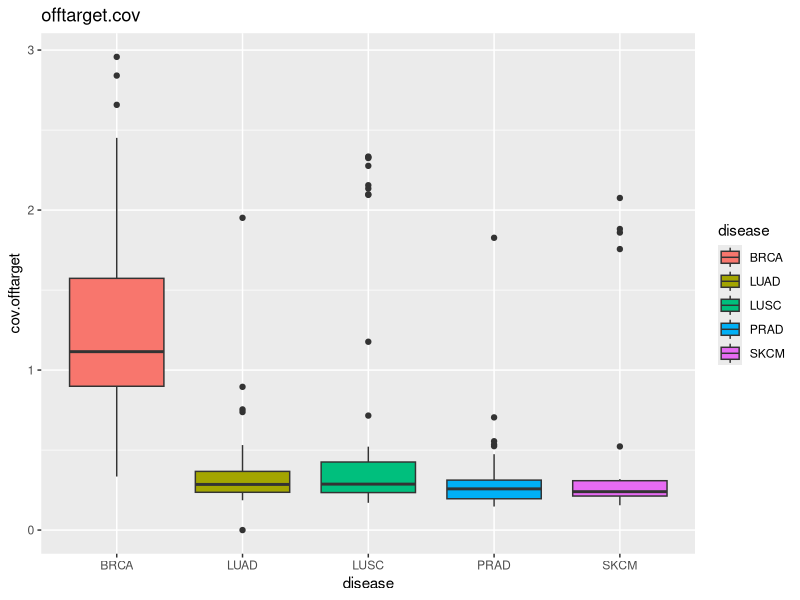
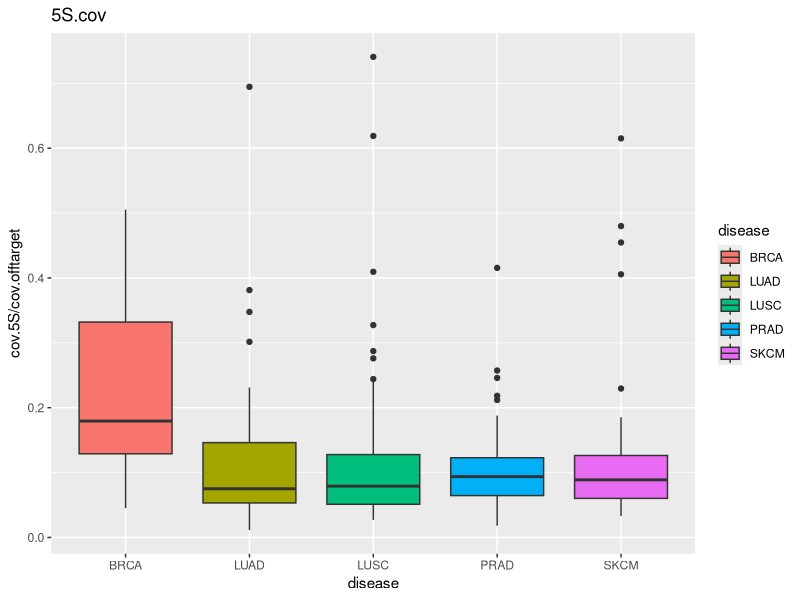
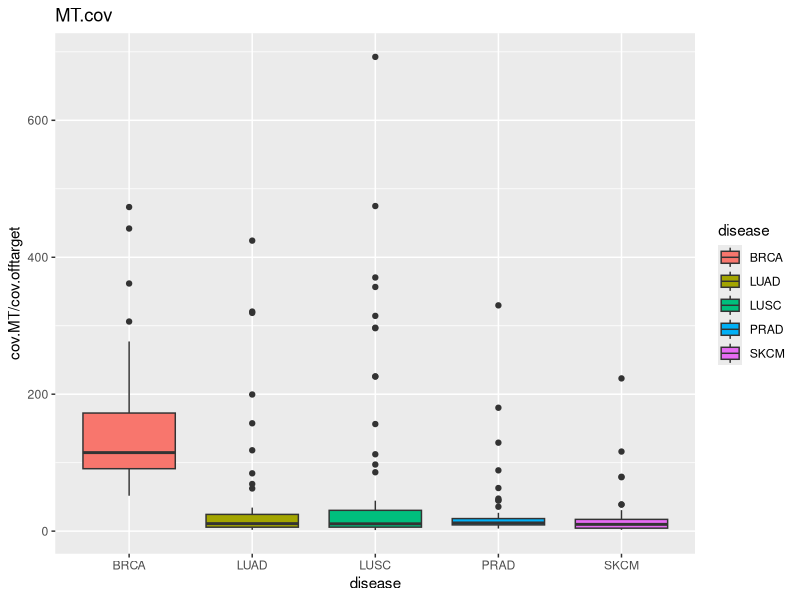
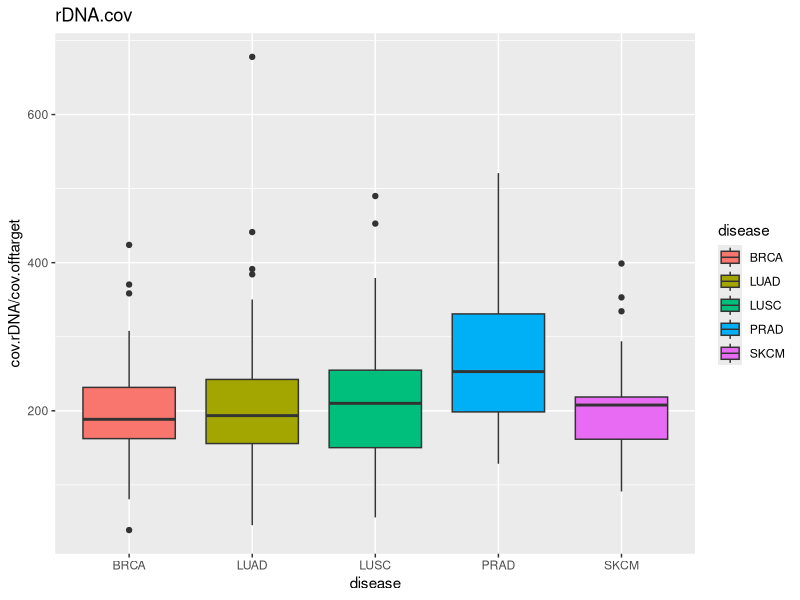
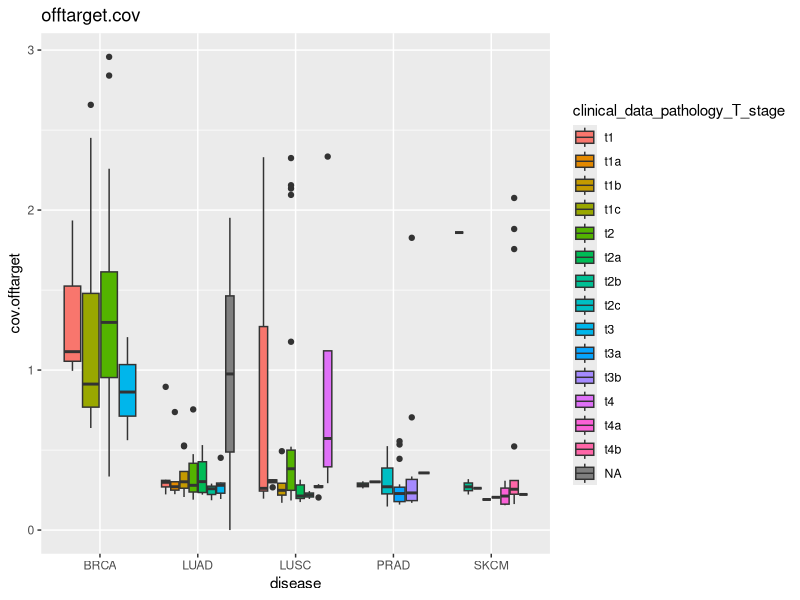
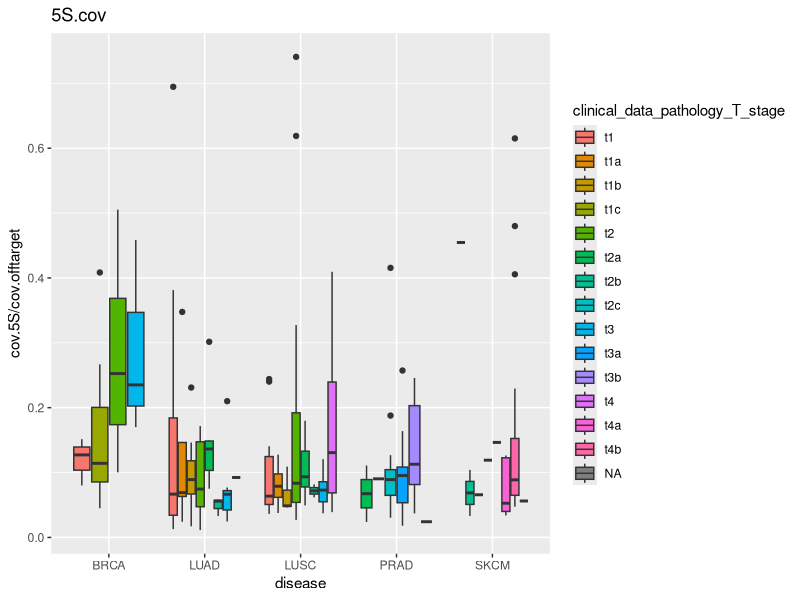
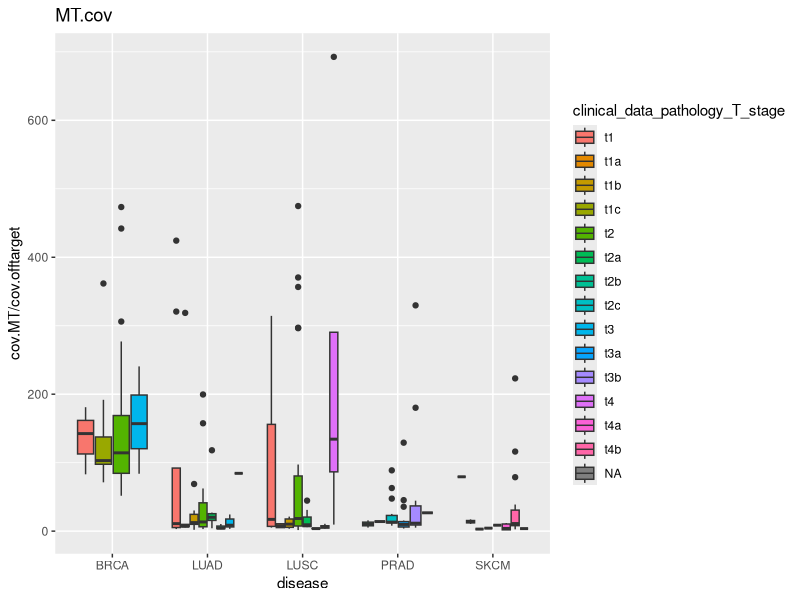
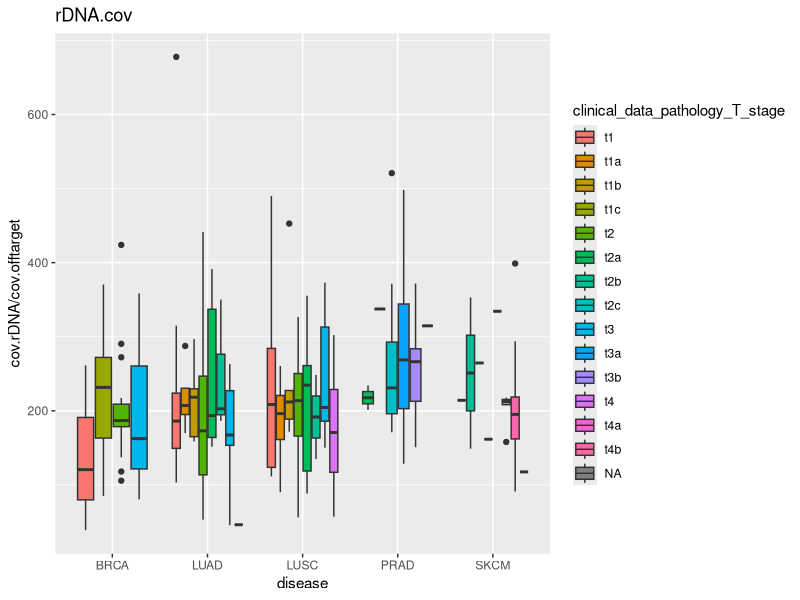

Source code (R) for these figures, in order:
#metadata - change the header. replace by ID

data.MT=read.csv('../summary.MT.cov.csv')
data.offtarget=read.csv('../summary.offtarget.cov.csv')
data.rDNA=read.csv('../summary.rDNA.csv')
metadata=read.csv('../../outcomes/PILOT.WXS.clean.metadata.csv')



data=merge(data.MT,data.offtarget,by='ID')
data=merge(data.rDNA,data,by='ID')


data=merge(metadata,data,by='ID')


head(data)




write.csv(data, file = "../PILOT.WXS.clean.metadata.results.csv")



#------- plots

#"cov.5S","cov.MT","cov.offtarget"

library(ggplot2)


png('../offtarget.cov.png')
ggplot(data, aes(x=disease, y= cov.offtarget, fill=disease))+ geom_boxplot()+ggtitle("offtarget.cov")
dev.off()


png('../5S.cov.png')
ggplot(data, aes(x=disease, y= cov.5S/cov.offtarget, fill=disease))+ geom_boxplot()+ggtitle("5S.cov")
dev.off()


png('../MT.cov.png')
ggplot(data, aes(x=disease, y= cov.MT/cov.offtarget, fill=disease))+ geom_boxplot()+ggtitle("MT.cov")
dev.off()

png('../rDNA.cov.png')
ggplot(data, aes(x=disease, y= cov.rDNA/cov.offtarget, fill=disease))+ geom_boxplot()+ggtitle("rDNA.cov")
dev.off()


#-------------------------------------------------------------------------------
#plots

#"cov.5S","cov.MT","cov.offtarget"

library(ggplot2)


png('../offtarget.cov.clinical_data_pathology_T_stage.png')
ggplot(data, aes(x=disease, y= cov.offtarget, fill=clinical_data_pathology_T_stage))+ geom_boxplot()+ggtitle("offtarget.cov")
dev.off()


png('../5S.cov.clinical_data_pathology_T_stage.png')
ggplot(data, aes(x=disease, y= cov.5S/cov.offtarget, fill=clinical_data_pathology_T_stage))+ geom_boxplot()+ggtitle("5S.cov")
dev.off()


png('../MT.cov.clinical_data_pathology_T_stage.png')
ggplot(data, aes(x=disease, y= cov.MT/cov.offtarget, fill=clinical_data_pathology_T_stage))+ geom_boxplot()+ggtitle("MT.cov")
dev.off()

png('../rDNA.cov.clinical_data_pathology_T_stage.png')
ggplot(data, aes(x=disease, y= cov.rDNA/cov.offtarget, fill=clinical_data_pathology_T_stage))+ geom_boxplot()+ggtitle("rDNA.cov")
dev.off()


